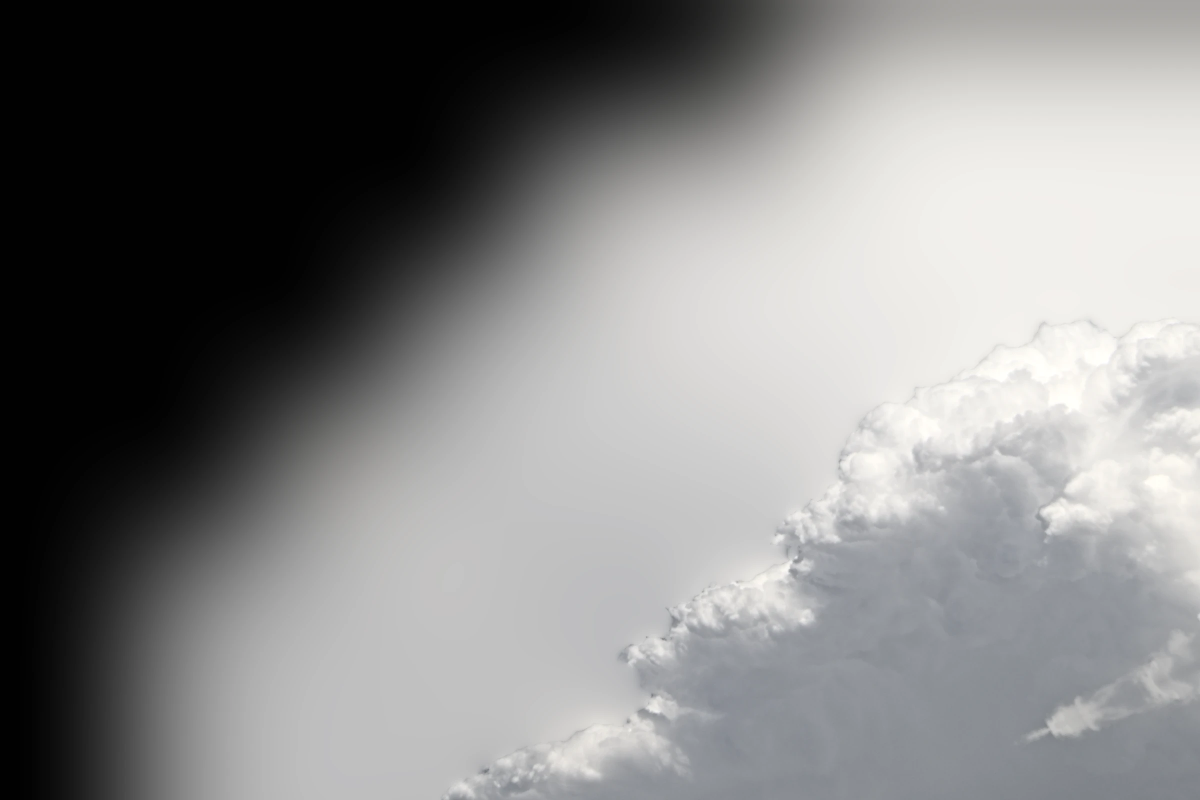
#> input picture tools/depth/bakes/afternoon/plate.webp, 2400 x 1600 px, found by its file name (shown at 1/2 size)
$ python heal_plate.py   (older library calls are emulated)
#> lines starting #> are read from the running program, lines starting #| are printed output that depends on the picture; after the words box and inside, x2 and y2 are one past the last pixel; in counts of white or black regions, pixels touching at a corner belong together
### tools/depth/bakes/fog/clouds.py
# Fog, the sky: the docklands cumulus laid over the radial cobalt.
#
# The capture's clouds are unmixed from its own blue once, and that one unmix
# is used twice: the cover a (how much of the gap's blueness each pixel has
# lost) is both what the cloud's light is solved with and what it is laid back
# with, premultiplied. So nothing of the capture's sky is left in an edge pixel
# (no pale ring of the old blue round each cloud), and a margin thins into the
# new cobalt exactly as it thinned into the old.
#
# The cloud's light is then lit again rather than ranked by luminance (which
# made the body one mid grey with flat white islands): across a thickness
# proxy (the cover blurred at the scale of a cumulus' lobes) the light runs
# from skylight-blue shade #93B1CB on the thin margins to cream #FFF1E2 on the
# thick bodies, leaned by the sun's side (each cloud's own shadow toward the
# sun, just past the top edge of the frame, a broad relief and gradient
# toward it) and by the capture's own light at the scale of its lobes, with
# a terminator softened over a lobe's width. No face is lit from the
# silhouette inward: that put a hard cream crescent along each upper rim, a
# sticker on an airbrushed blob. The ladder gives the hue; its luminance stops
# under the shoulder, and the capture's own folds (its band-pass light, at
# full strength over the whole interior, easing in only over the outermost
# few pixels) ride on it both ways, so the body has the capture's texture
# throughout and the lobes keep its crispness.
# Mid-thickness dips inside a thick body are floored, so no cobalt shows
# through a cloud as a hole, and no cloud pixel prints darker than the cobalt
# under it, so the margins carry no dark flecks.
import numpy as np, cv2

LUMA = np.array([0.2126, 0.7152, 0.0722], np.float32)
# The sun, as the capture has it (docklands_01: azimuth ~37.5 deg, elevation
# ~28.8 deg), through the plate's rays (render.py: yaw 8 + 192, pitch -62, a
# 118 deg stereographic frame). The engine's SUN is the same.
SUN = dict(lon=37.5, lat=28.8, yaw=200.0, pitch=-62.0, hfov=118.0)
# The light's ladder, display sRGB: shade and thin margins (0) to the sunlit
# tops (1). Bright all the way: a cumulus' shade is the sky's blue light on
# white, not a grey. The warm end only on the body of a cloud: a lobe's lit
# rim round a hole or a thin edge stays a neutral white (cream over the
# cobalt showing through it prints a peach fleck).
# How far the cover is floored inside a thick body, and the strength of the
# capture's band-pass folds over the relit cloud.
HOLE_FLOOR = 0.9
DETAIL_K = 1.6
DETAIL_MID = 1.4
# How the light runs across the thickness proxy: the cover-at-lobe-scale
# where the shade begins to warm and where it is full cream, how much the
# sun's side of the sky leans it, and the terminator's softness (2400 px).
THICK_LO, THICK_HI = 0.35, 1.0
SUN_SIDE = 0.6
OWN_K = 0.45
L_GAMMA = 1.6
TERM_SIG = 18
# The luminance (linear) the shade and the sunniest body are laid at under
# their folds: the shade a light skylight blue, so a margin keeps a crisp
# edge on the cobalt instead of greying into it.
BASE_LO, BASE_TOP = 0.55, 0.7
# The few pixels inside the silhouette over which the darkening folds ease
# in (2400 px); the brightening ones come in over three.
DETAIL_EDGE = 16
# The bake's luminance shoulder (bake.py), which the folds are laid on through.
SH_K0, SH_TOP = 0.64, 0.965
# Dark blots inside the big left cumulus, healed after the composite (heal):
# a hard-edged hexagon ~70 px across at the 3840 plate, where the cobalt came
# through the body (x, y, radius, donor offset x, y).
BLOTS = [(966, 1008, 46, -150, -40)]
LIGHT_RIM = [(0.78, '#F1F1EF'), (1.0, '#F8F7F4')]
LIGHT = [(0.0, '#93B1CB'), (0.3, '#A9C1D6'), (0.55, '#D2DDE4'), (0.78, '#F2EFEA'), (1.0, '#FFF1E2')]


def s2l(h):
    c = np.array([int(h[i:i + 2], 16) / 255 for i in (1, 3, 5)], np.float32)
    return np.where(c <= 0.04045, c / 12.92, ((c + 0.055) / 1.055) ** 2.4)


def smooth(a, b, x):
    t = np.clip((x - a) / (b - a), 0, 1)
    return t * t * (3 - 2 * t)


def nblur(x, w, sig):
    """normalised blur of x over the pixels weighted w"""
    if x.ndim == 3:
        return cv2.GaussianBlur(x * w[..., None], (0, 0), sig) / (cv2.GaussianBlur(w, (0, 0), sig)[..., None] + 1e-5)
    return cv2.GaussianBlur(x * w, (0, 0), sig) / (cv2.GaussianBlur(w, (0, 0), sig) + 1e-5)


# [251 lines left out: functions sun_pixel, sun_dir2d, self_shadow, relief, composite, retouch, not called in this run]


def heal(img, spots, W, H):
    """Heal larger dark blots inside a cloud body (a hole the unmix let the
    cobalt through, or a mark in the capture, laid in the plate as a hard
    polygon): the blot is found against the cloud round it (a morphological
    close at the blot's scale), its light filled in from the ring outside it
    at low frequency, and its texture taken from a donor patch of the same
    cloud, so the patch reads as more of the body, not a smooth spot.
    spots: (x, y, radius, donor dx, donor dy) at the 3840 plate. img: linear."""
    for sx, sy, sr, ddx, ddy in spots:
        f = W / 3840
        cx, cy, R = int(sx * f), int(sy * f), max(int(sr * f), 4)
        dx, dy = int(ddx * f), int(ddy * f)
        P = 3 * R
        x0, y0, x1, y1 = max(cx - P, 0), max(cy - P, 0), min(cx + P, W), min(cy + P, H)
        win = img[y0:y1, x0:x1].astype(np.float32)
        Yw = win @ LUMA
        k = int(2.4 * R) | 1
        closed = cv2.morphologyEx(Yw, cv2.MORPH_CLOSE, cv2.getStructuringElement(cv2.MORPH_ELLIPSE, (k, k)))
        closed = cv2.GaussianBlur(closed, (0, 0), 0.15 * R)
        yy, xx = np.mgrid[y0:y1, x0:x1]
        inside = ((xx - cx) ** 2 + (yy - cy) ** 2 < R * R)
        hole = (((closed - Yw) / (closed + 1e-5) > 0.035) & inside).astype(np.uint8)
        # close the blot's outline and take its soft dark skirt with it
        e = max(int(0.2 * R) | 1, 3)
        hole = cv2.morphologyEx(hole, cv2.MORPH_CLOSE, cv2.getStructuringElement(cv2.MORPH_ELLIPSE, (e, e)))
        hole = cv2.dilate(hole, cv2.getStructuringElement(cv2.MORPH_ELLIPSE, (e + 4, e + 4))).astype(np.float32)
        # low frequency: the light of the ring round the blot, pulled in
        sig = 0.35 * R
        lowfill = nblur(win, 1 - hole, sig)
        for _ in range(3):
            lowfill = nblur(lowfill * hole[..., None] + win * (1 - hole[..., None]), np.ones_like(hole), 0.25 * R) * hole[..., None] \
                + win * (1 - hole[..., None])
        # texture: the donor's own folds, in log light, less its blur at the same scale
        don = img[y0 + dy:y1 + dy, x0 + dx:x1 + dx].astype(np.float32)
        lD = np.log(np.maximum(don @ LUMA, 1e-4))
        hp = lD - cv2.GaussianBlur(lD, (0, 0), sig)
        lW = np.log(np.maximum(Yw, 1e-4))
        ring = (cv2.dilate(hole, cv2.getStructuringElement(cv2.MORPH_ELLIPSE, (2 * e + 1, 2 * e + 1))) - hole) > 0
        hpw = lW - cv2.GaussianBlur(lW, (0, 0), sig)
        gain = np.clip(np.std(hpw[ring]) / (np.std(hp[hole > 0]) + 1e-5), 0.5, 1.5)
        fill = lowfill * np.exp(np.clip(gain * hp, -0.3, 0.3))[..., None]
        a = np.minimum(cv2.GaussianBlur(hole, (0, 0), 0.12 * R) * 1.5, 1)[..., None]
        img[y0:y1, x0:x1] = win * (1 - a) + fill * a
        print('heal', (sx, sy), int(hole.sum()), 'px, texture gain', round(float(gain), 2))
    return img

### tools/depth/bakes/fog/heal_plate.py
# Fog: heal the dark blots in a baked plate in place (clouds.heal), for when
# the bake's inputs (city.npy, sky.npy) are not to hand. bake.py runs the same
# heal on the sky composite, so a fresh bake carries the fix.
#
#   python3 -I tools/depth/bakes/fog/heal_plate.py [in.webp] [out.webp]
import os, sys, numpy as np
from PIL import Image
sys.path.insert(0, os.path.dirname(os.path.abspath(__file__)))
import clouds

OUT = '/home/user/portfolio/public/lab/fog/plate.webp'
src = sys.argv[1] if len(sys.argv) > 1 else OUT
dst = sys.argv[2] if len(sys.argv) > 2 else OUT
s = np.asarray(Image.open(src).convert('RGB')).astype(np.float32) / 255
lin = np.where(s <= 0.04045, s / 12.92, ((s + 0.055) / 1.055) ** 2.4).astype(np.float32)
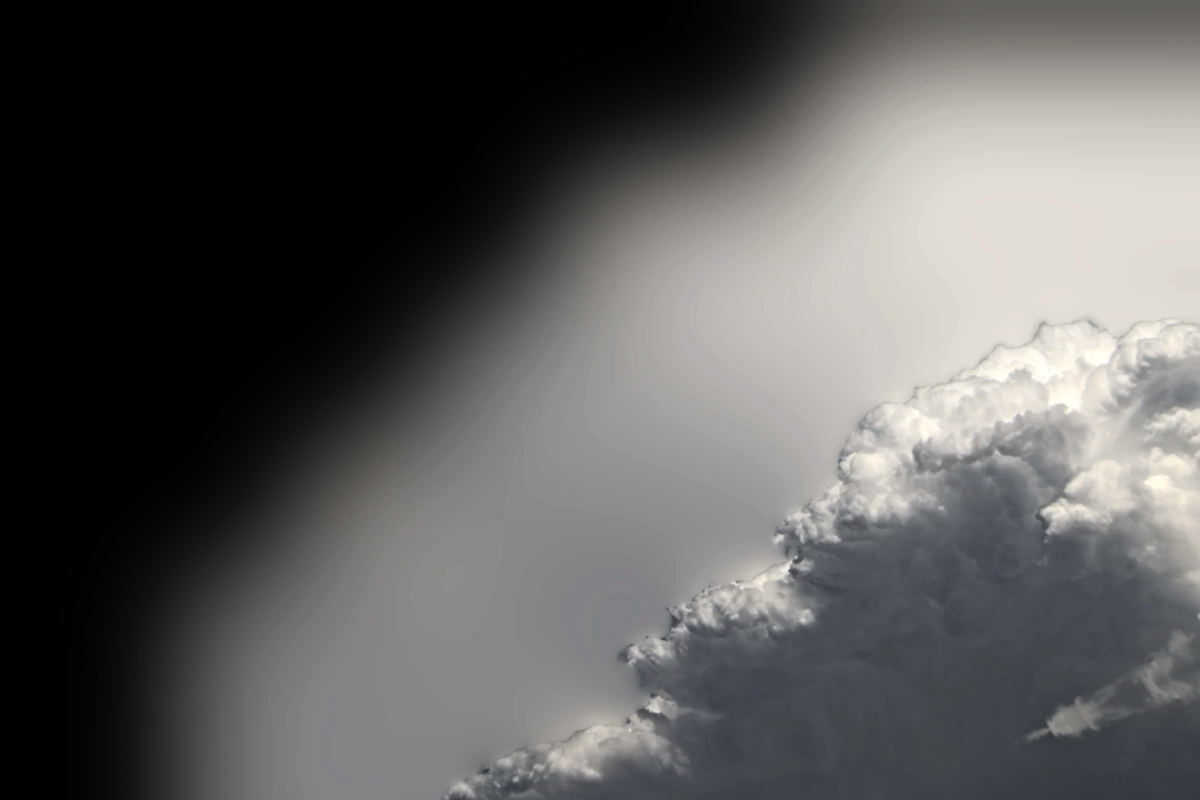
#> lin: shape (1600, 2400, 3) float32 (shown at 1/2 size); mean R, G, B 0.359, 0.357, 0.356
H, W = lin.shape[:2]
#> H = 1600; W = 2400
lin = clouds.heal(lin, clouds.BLOTS, W, H)
#> the loop in heal, `for sx, sy, sr, ddx, ddy in spots:` made 1 pass
#> gain on pass 1: 0.5
#| heal (966, 1008) 3149 px, texture gain 0.5
#> pass 1, in heal, `win = img[y0:y1, x0:x1].astype(np.float32)`:
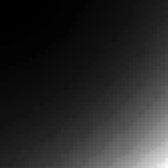
#> win: shape (168, 168, 3) float32; min 0.000304, max 0.0409, mean 0.00671; drawn with min black and max white
#> after the loop in heal, `for sx, sy, sr, ddx, ddy in spots:`:
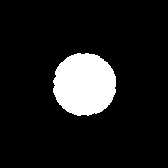
#> hole: shape (168, 168) float32; values 0 (black) and 1 (white), 11.2% white; 1 white region, box (x1, y1, x2, y2) and area: (53, 53, 116, 116) 3149
#> after the loop in heal, `for sx, sy, sr, ddx, ddy in spots:`:
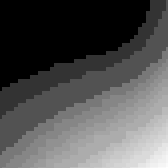
#> lD: shape (168, 168) float32; min -8.1, max -4.7, mean -6.99; drawn with min black and max white
#> after the loop in heal, `for sx, sy, sr, ddx, ddy in spots:`:
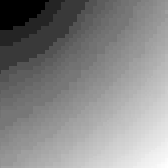
#> lW: shape (168, 168) float32; min -8.1, max -3.2, mean -5.49; drawn with min black and max white
lin = np.clip(lin, 0, 1)
srgb = np.where(lin <= 0.0031308, lin * 12.92, 1.055 * np.power(lin, 1 / 2.4) - 0.055)
Image.fromarray(np.round(srgb * 255).astype(np.uint8)).save(dst, quality=86, method=6)
